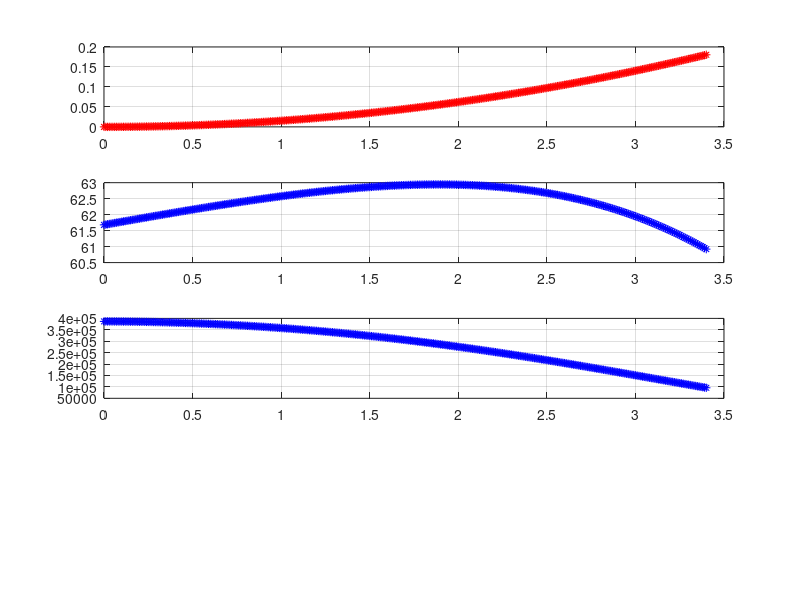

The MATLAB script that drew this image:
clc
clear all

% take-off rotation analysis
m= 50000;% kg
S = 100; 
Sh=25; % m^2
g=9.81;
T = 2*60000; % N, Engine thrust
W_TO = m*g;
K = 0.4;
CDoTO = 0.04;%Take-of drag coef
mu = 0.04; % friction coef
theta_dd = 1.8/57.3;% rad/s^2 takeoff rotation pitch angular acceleration
CLc = 0.3;% cruise lift coef
d_CLf = 0.4; %cl adicional por flap
CL_alfa = 5.5; %1/rad horizontal tail lift curve slope
CL_ah = 4.5; % horizontal tail lift curve
CLho = -1.2; 
dt = 0.01;
t_tot =3.4;
iT = 5/57.3; %rad engine setting angle
rho = 1.225;
theta(1)=0; %pitch angle
d_theta(1) = 0;
x(1)=0;
V(1)= 120*0.514;% rotation speed
w(1)=0; %angular velocity (rad/seg)
time1(1) = 0;
alpha(1) = 0;
CLwf(1) = CLc +d_CLf; %wing fuselaje lift coef
CLh(1) = CLho; %initial horizontal tail lift coef
Lwf(1) = 0.5*rho*V(1)^2*S*CLwf(1);% wing-fuselaje lift
CD(1) = CDoTO+K*CLwf(1)^2;
D(1) = 0.5*rho*V(1)^2*S*CD(1);
Lh(1) = 0.5*rho*V(1)^2*Sh*CLh(1); % horizontal tail lift
N(1) = W_TO -Lh(1) -Lwf(1)-T*sin(iT+alpha(1)); %normal force to the ground
a(1) = (T*cos(iT+alpha(1))-D(1)-mu*N(1))/m; % linear acceleration
i=1;

for t = dt:dt:t_tot
  theta(i+1) = theta(i)+w(i)*dt+0.5*theta_dd*dt^2;
  w(i+1)=w(i)+theta_dd*dt;
  d_theta(i+1)=theta(i+1)-theta(i);
  alpha(i+1)=theta(i);
  x(i+1) =x(i)+V(i)*dt+0.5*a(i)*dt^2;
  dx = x(i+1)-x(i);
  V(i+1) = sqrt(V(i)^2+2*a(i)*dx);
  CLwf(i+1)=CLc+d_CLf+CL_alfa*alpha(i+1);
  CD(i+1)=CDoTO+K*CLwf(i+1)^2;
  Lwf(i+1)=0.5*rho*V(i+1)^2*S*CLwf(i+1);
  D(i+1)=0.5*rho*V(i+1)^2*S*CD(i+1);
  CLh(i+1)=CLho+CL_ah*alpha(i+1);
  Lh(i+1)=0.5*rho*V(i+1)^2*Sh*CLh(i+1);
  N(i+1)=W_TO-Lh(i+1)-Lwf(i+1)-T*sin(iT+alpha(i+1));
  a(i+1)=(T*cos(iT+alpha(i+1))-D(i+1)-mu*N(i+1))/m;
  time1(i+1)=t;
  i=i+1;
end

subplot(411)
%plot(time1,alpha*57.3,'rO-'); grid
 plot(time1,alpha,'r*'); grid on;
subplot(412)
 plot(time1,V,'b*');grid on;
subplot(413)
 plot(time1,N,'b*');grid on;
 